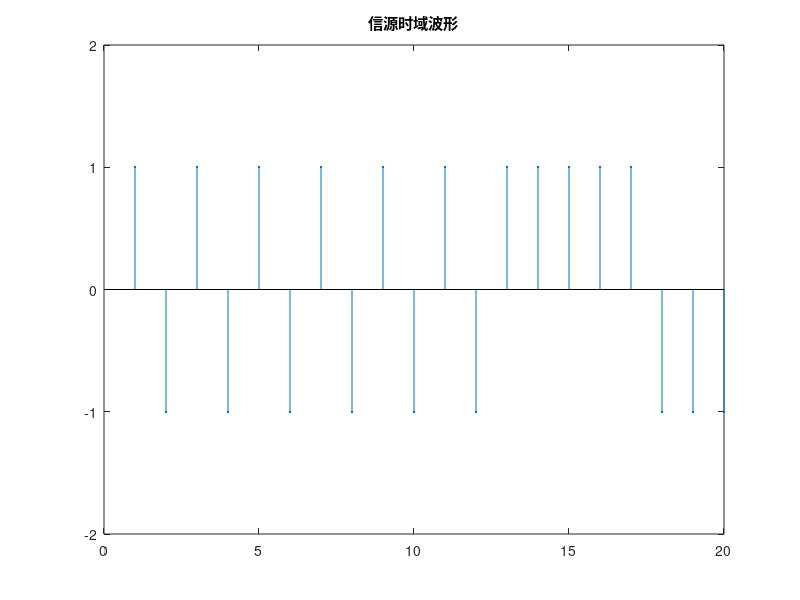

Recreate this plot in MATLAB.
clear all;
close all;

format long;
tic;


%****************************  程序主体 *************
%%%%%%%%%%%%%%%%%  参数设定   %%%%%%%%%%%%%%
bit_rate = 1000;% 比特率
symbol_rate = 1000;%符号率
sps = 16;%每个符号的采样点数, sample per symbol
fc = 2000; %载波频率
fs = 16000; %采样频率

%%%%%%%%%%%%%%%%%%%%%%%%%%%%   信源    %%%%%%%%%%%%%%%%%%%
%%%%% 随机信号 
% msg_source = [ones(1,20) zeros(1,20) randi([0,1], 1, 99960)];
% msg_source = [ones(1,10) zeros(1,10) randi([0,1], 1, 10)];

msg_source = [1 0 1 0 1 0 1 0 1 0 1 0 1 1 1 1 1 0 0 0];

%%%%%%%%%%%%%%%%%%%%%%%%%%%%   发射机  %%%%%%%%%%%%%%%%%%%%
bipolar_msg_source = 2*msg_source-1;

figure(1);
stem(bipolar_msg_source, '.');axis([0,length(msg_source),-2,2]);
title('信源时域波形');

bipolar_msg_source_I = bipolar_msg_source(1:2:end);
bipolar_msg_source_Q = bipolar_msg_source(2:2:end);

% display(bipolar_msg_source_I);
% display(bipolar_msg_source_Q);





